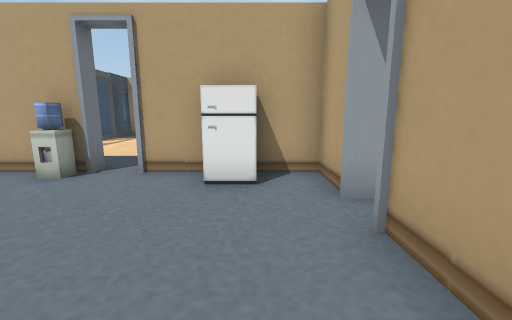
view 1 (above)

16 first-person views from a walk through a scene from a Unity 3-D project. The camera is 1.2 m above the floor, tilts 10° down and sees 90° across. The floor is counted in squares, 1 m on a side. Each view is taken from the middle of a square. On the plan, view 1 faces up. The plan holds only what a view shows up to about 12 squares ahead; the rest is blank. Some animated figures are left out. Door leaves are left out, so doorways stand open.

view 2
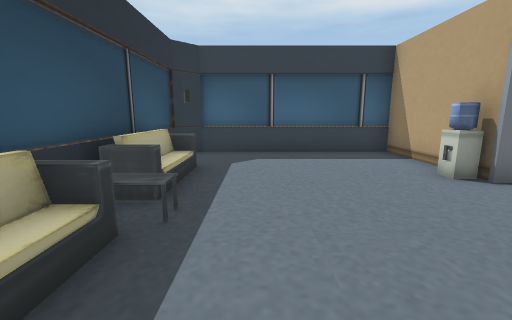

view 3
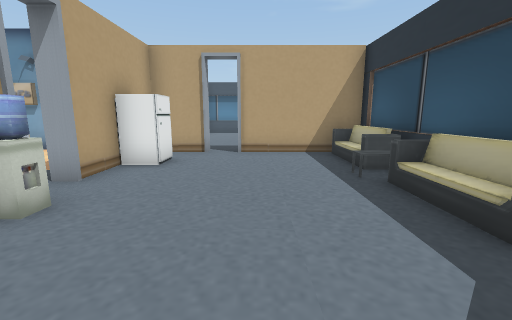

view 4
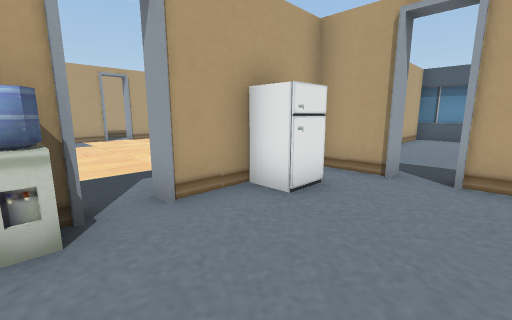

view 5
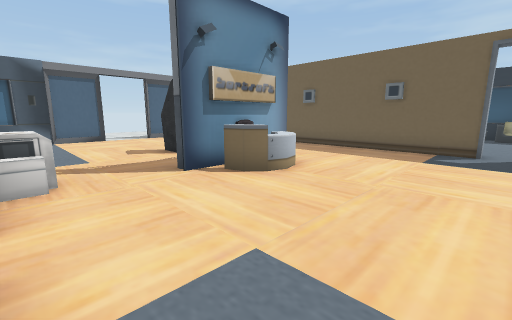

view 6
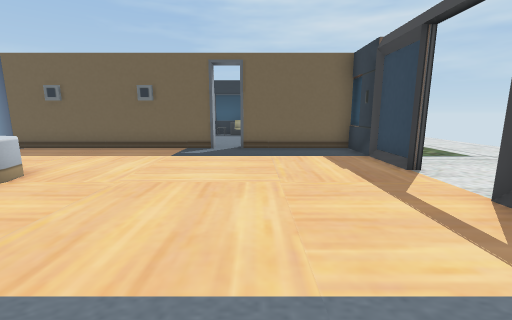

view 7
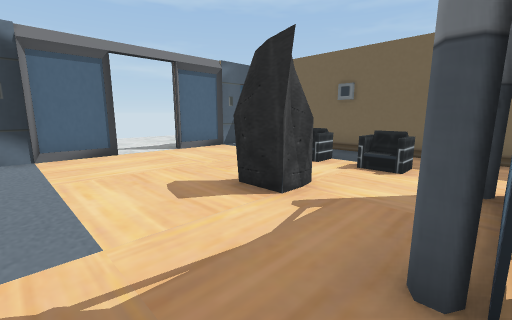

view 8
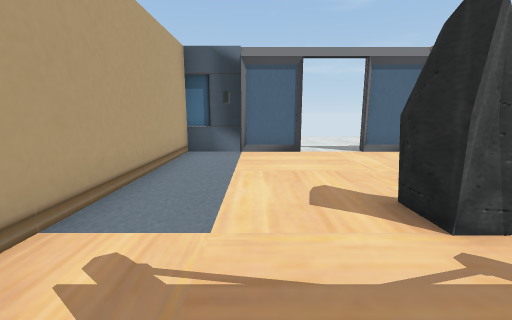

view 9
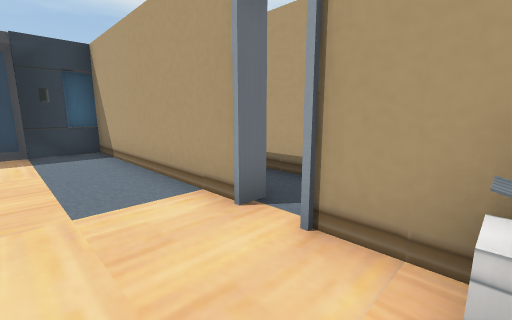

view 10
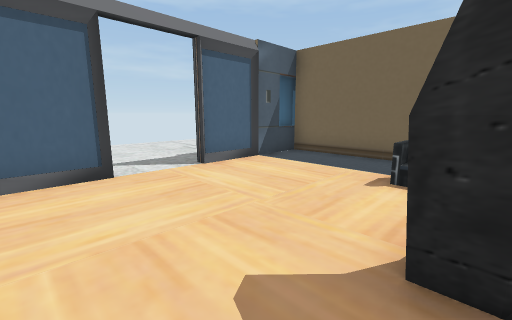

view 11
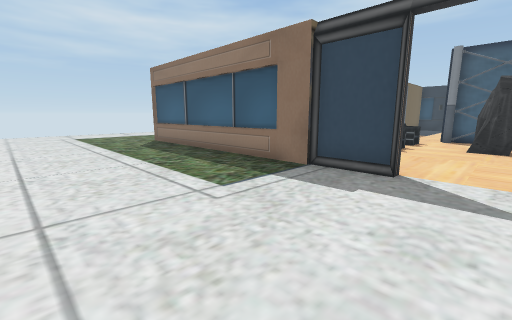

view 12
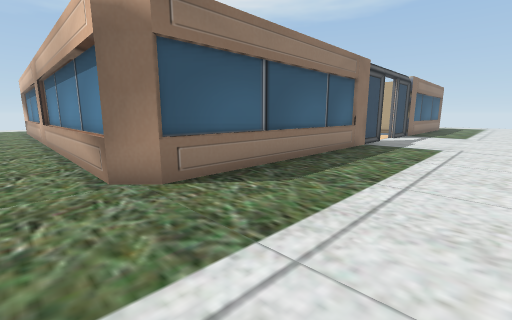

view 13
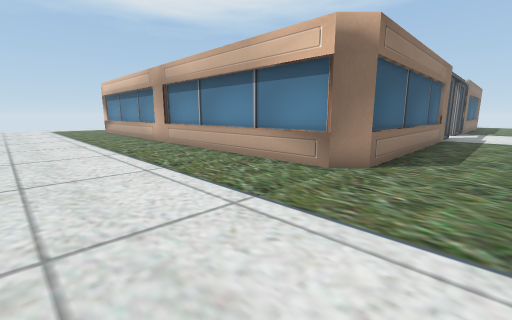

view 14
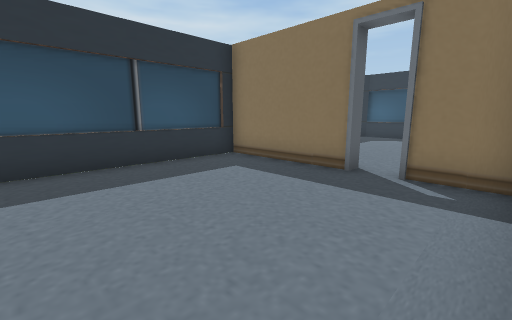

view 15
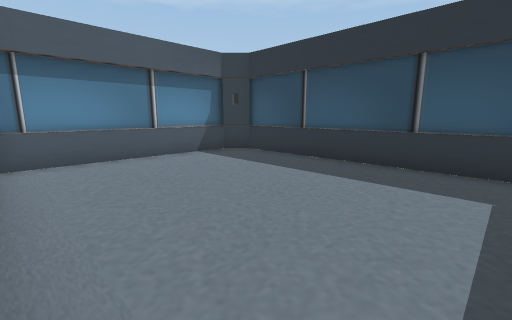

view 16
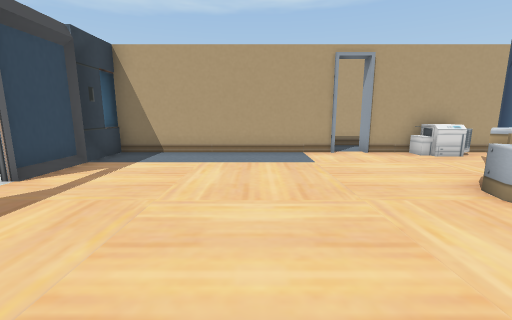

### Floor plan
Ten units are one square. View 1 is at (0, 0); x grows to the right and y downward. Boxes are objects, and circles mark ways between rooms. Rooms are numbered by the first view taken in them; rooms with no view inside come last. Other rooms are left out.
<svg viewBox="-85 -161 199 183">
<path fill="none" stroke="#000" d="M-34 -53 -75 -53M-14 -53 -25 -53 -25 -57M13 -36 13 -53M-69 15 13 15 13 -26M-75 -60 -75 6 -67 14M19 -115 19 -122 24 -122M22 -100 23 -93M20 -124 20 -90M44 -110 49 -110M19 -86 19 -106M50 -110 54 -110 54 -102M50 -104 44 -101M55 -110 52 -105 45 -102 46 -106 45 -109 49 -112 54 -110M-5 -152 -75 -152M-25 -57 105 -57M105 -116 105 -152 5 -152M105 -76 105 -94M-75 -95 -75 -76M-75 -75 -75 -60M105 -54 105 -75M-75 -156 -75 -116M-75 -57 -34 -57M7 -99 5 -105 7 -110 10 -114 14 -115M-78 -95 -75 -95M106 -95 106 11M100 15 20 15M109 10 101 17 -7 17M17 -26 17 15 96 15 104 7M100 -53 80 -53M17 -51 17 -36M105 10 105 -51"/>
<rect x="-55" y="5" width="10" height="10" fill="#bbb"><title>other object</title></rect>
<rect x="-45" y="-55" width="10" height="10" fill="#bbb"><title>other object</title></rect>
<rect x="-15" y="5" width="10" height="10" fill="#bbb"><title>other object</title></rect>
<rect x="-15" y="-55" width="20" height="10" fill="#bbb"><title>other object</title></rect>
<rect x="15" y="-115" width="10" height="10" fill="#bbb"><title>other object</title></rect>
<rect x="25" y="-155" width="10" height="10" fill="#bbb"><title>other object</title></rect>
<circle cx="-10" cy="-60" r="3" fill="#2a7"/>
<circle cx="-30" cy="-55" r="3" fill="#2a7"/>
<circle cx="15" cy="-30" r="3" fill="#2a7"/>
<circle cx="-70" cy="-105" r="3" fill="#2a7"/>
<circle cx="105" cy="-105" r="3" fill="#2a7"/>
<text x="-30" y="-20">1</text>
<text x="20" y="-110">2</text>
<text x="-80" y="-100">3</text>
<text x="60" y="-20">4</text>
</svg>
Room 1 opens to room 2. Room 1 opens to room 4. Room 2 opens to room 3.

Where each view was taken, in squares from view 1:
view 1: 0 up, 0 right, facing up
view 2: 1 up, 1 right, facing left
view 3: 2 up, 7 left, facing right
view 4: 2 up, 4 left, facing up-right
view 5: 15 up, 3 left, facing down-right
view 6: 15 up, 4 left, facing down
view 7: 14 up, 2 right, facing down-right
view 8: 13 up, 2 right, facing right
view 9: 13 up, 2 right, facing up-left
view 10: 13 up, 5 right, facing down-right
view 11: 11 up, 16 right, facing down-left
view 12: 3 down, 15 right, facing up-left
view 13: 7 down, 13 right, facing up-left
view 14: 5 up, 7 right, facing down-left
view 15: 5 up, 3 right, facing down-right
view 16: 7 up, 3 left, facing up
